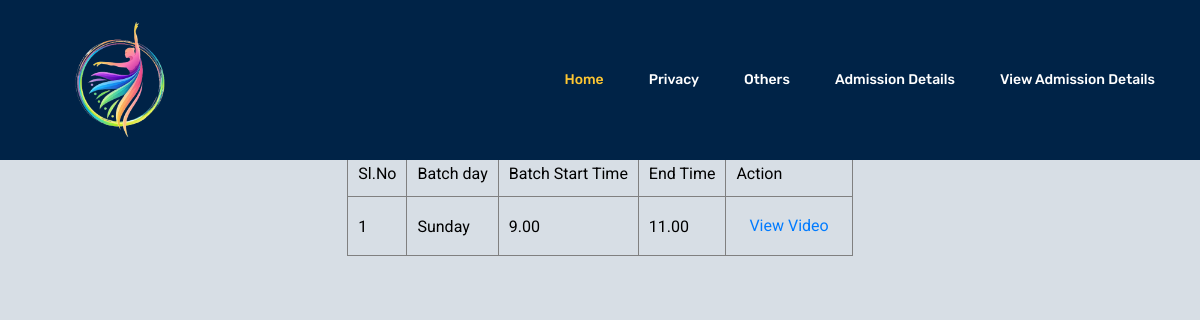
Screenshot of /Project/Student/ViewBatchDetails.php?aid=13 with the database file from the repository.
### tables this page shows
CREATE TABLE `tbl_batches` (
  `batch_id` int(11) NOT NULL auto_increment,
  `batch_name` varchar(20) NOT NULL,
  `batch_starttime` varchar(20) NOT NULL,
  `batch_endtime` varchar(20) NOT NULL,
  `batch_day` varchar(20) NOT NULL,
  `assign_id` int(11) NOT NULL,
  PRIMARY KEY  (`batch_id`)
);

### Project/Student/ViewBatchDetails.php (the view, shortened to what this page needs)
<?php
include("Head.php");
?>
<!DOCTYPE html PUBLIC "-//W3C//DTD XHTML 1.0 Transitional//EN" "http://www.w3.org/TR/xhtml1/DTD/xhtml1-transitional.dtd">
<html xmlns="http://www.w3.org/1999/xhtml">
<head>
</head>
<body style="background-color:rgb(215, 222, 229);color: black;">
<body>
<br><br><br><br><br><br>
<form id="form1" name="form1" method="post" action="">
  <table border="1" align="center" cellpadding="10">
    <tr>
      <td>Sl.No</td>
      <td>Batch day</td>
      <td>Batch Start Time</td>
      <td>End Time </td>
      <td>Action</td>
    </tr>
    <?php
	$sel="select * from tbl_batches where assign_id='".$_GET["aid"]."'";
	$data=mysql_query($sel);
	$i=0;
	while($row=mysql_fetch_array($data))
	{
		$i++;
	?>
    <tr>
      <td><?php echo $i?></td>
      <td><?php echo $row["batch_day"]?></td>
      <td><?php echo $row["batch_starttime"]?></td>
      <td><?php echo $row["batch_endtime"]?></td>
      <td>                        <a href="ViewVideo.php?cid=<?php echo $_GET["aid"]; ?>" class="btn ">View Video</a>
</td>
    </tr>
    <?php
	}
	?>
  </table>
</form>
</body>
</html>
<br><br><br><br><br><br><br><br>

### rows the page displays
tbl_batches: batch_day "Sunday", batch_starttime "9.00", batch_endtime "11.00"
